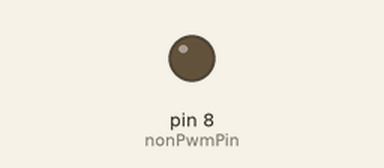
This sketch was run on a simulated Arduino Uno, built with avr-gcc and run on an emulated ATmega328P. Parts: output pins drawn as LEDs (lit = HIGH).

Above: at 0.05 s.
At 0.65 s:
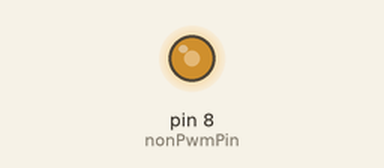
At 0.95 s:
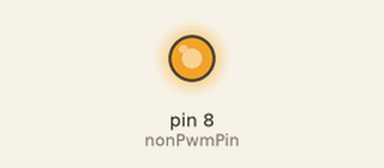
At 1.9 s:
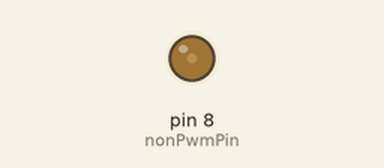
Timing chart, 0 to 4.7 s (numbered marks = the images above):
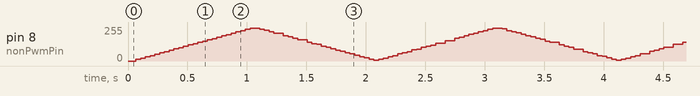

The sketch:

pb6.ino
```cpp
const int nonPwmPin = 8; // Pin non-PWM (standard digital)

// Parametri pentru emularea Software PWM (frecventa rapida)
const unsigned long pwmPeriod = 2000; // 2000 us = 2 ms (~500 Hz)
unsigned long cycleStartMicros = 0;

// Parametri pentru efectul de Fade
int brightness = 0;           // Nivelul curent de luminozitate (0 - 255)
int fadeAmount = 5;           // Cu cat creste/scade intensitatea
const unsigned long fadeInterval = 20; // Timpul intre pasi de fade (in ms)
unsigned long previousFadeMillis = 0;

void setup() {
  pinMode(nonPwmPin, OUTPUT);
}

void loop() {
  unsigned long currentMicros = micros();
  unsigned long currentMillis = millis();

  // 1. Modificam luminozitatea treptat (Fade in / Fade out)
  if (currentMillis - previousFadeMillis >= fadeInterval) {
    previousFadeMillis = currentMillis;

    brightness += fadeAmount;

    // Inversam sensul cand ajungem la capete
    if (brightness <= 0 || brightness >= 255) {
      fadeAmount = -fadeAmount;
    }
  }

  // 2. Generam Software PWM pe pinul non-PWM
  unsigned long highTime = ((unsigned long)brightness * pwmPeriod) / 255;
  unsigned long elapsedInCycle = currentMicros - cycleStartMicros;

  if (elapsedInCycle >= pwmPeriod) {
    cycleStartMicros = currentMicros;
    elapsedInCycle = 0;
  }

  if (elapsedInCycle < highTime) {
    digitalWrite(nonPwmPin, HIGH);
  } else {
    digitalWrite(nonPwmPin, LOW);
  }
}
```
